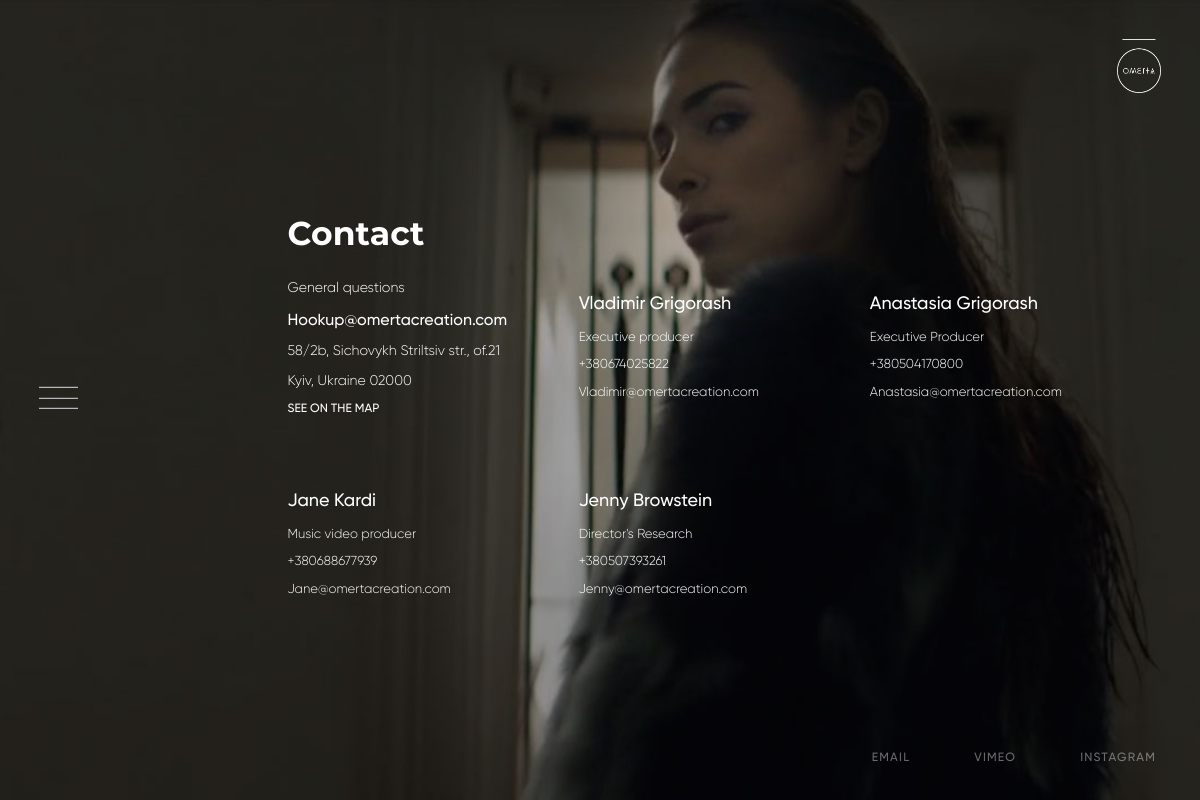
Screenshot of /contacts with the database file from the repository.
### ometa/models.py (models this page shows, shortened)
class Addres(models.Model):
    email = models.EmailField(max_length=30, default='No email')
    place = models.CharField(max_length=120, default='No address')
    link_for_google_maps = models.CharField(max_length=120, default='No link')

class Contact(models.Model):
    name = models.CharField(max_length=30, default='No name')
    position = models.CharField(max_length=30, default='No position')
    phone = PhoneNumberField(default='No phone number')
    email = models.EmailField(max_length=30, default='No email')

### ometa/views.py (the view)
# urls.py: path('contacts', views.contacts, name='contacts'),
def contacts(request):
    contact_list = Contact.objects.all()
    address_list = Addres.objects.all()
    error_cont = ''
    error_address = ''
    if not contact_list:
        error_cont = "Contacts is not added!"
    if not address_list:
        error_address = "Address is not added!"
    context = {
        "contacts": contact_list,
        "addresses": address_list,
        "error_cont": error_cont,
        "error_address": error_address
    }
    return render(request, "partials/contacts.html", context)

### templates/partials/contacts.html (shortened to what this page needs)
{% extends 'base.html' %}
{% block body %}
{% load static %}
    <main class="content" data-page="home">
      <div class="main-screen full-screen">
        <div class="main-screen centered-image full-screen" style="background-image: url(./static/img/contacts-bg.jpg)">
          <div class="contacts">
            <h1 class="contacts__info-item contacts__title">Contact
            </h1>
            <div class="contacts__list">
              {% for obj in addresses %}
              <div class="contacts__item-block contacts__info">
                <span class="contacts__info-item">General questions</span>
                <a class="contacts__info-item contacts__main-contact"
                  href="mailto:{{ obj.email }}">{{ obj.email }}</a>
                  <span class="contacts__info-item contacts__address">{{ obj.place }}</span>
                  <a class="contacts__info-item contacts__coordinates"
                  href="{{ obj.link_for_google_maps }}" target="_blank"
                  title="{{ obj.place }}">see on the map</a>
              </div>
              {% endfor %}
              {% for obj in contacts %}
              <div class="contacts__item-block">
                <div class="contacts__item contacts__name">{{ obj.name }}</div>
                <div class="contacts__item contacts__position">{{ obj.position }}</div><a
                  class="contacts__item contacts__phone" href="tel:{{ obj.phone }}">{{ obj.phone }}</a>
                  <a class="contacts__item contacts__email" href="mailto:{{ obj.email }}">{{ obj.email }}</a>
              </div>
              {% endfor %}
            </div>
          </div>
{% endblock %}

### custom_static/css/index.css (style rules this page uses)
html { font-family: sans-serif; line-height: 1.15; -ms-text-size-adjust: 100%; -webkit-text-size-adjust: 100%; box-sizing: border-box; }
*, *::before, *::after { box-sizing: inherit; }
body { margin: 0; }
article, aside, footer, header, nav, section, figcaption, figure, main { display: block; }
a { background-color: transparent; -webkit-text-decoration-skip: objects; }
a, area, button, input, label, select, textarea { -ms-touch-action: manipulation; touch-action: manipulation; }
h1, h2, h3, h4, h5, h6, p, blockquote, em, img, i, dl, dt, ol, ul, li, video, canvas { margin: 0; padding: 0; border: 0; vertical-align: baseline; }
div, input, textarea, select, button, h1, h2, h3, h4, h5, h6, a, span { outline: none; }
body, html { width: 100vw; max-height: 100vh; overflow: hidden; height: 100vh; background-color: #0d0d0d; color: #ffffff; margin: 0; padding: 0; box-sizing: border-box; }
.main-screen { position: relative; margin: 0; padding: 0; box-sizing: border-box; }
.centered-image { background: no-repeat center; background-size: cover; cursor: default; }
.full-screen { display: block; position: relative; width: 100vw; height: 100vh; overflow: hidden; }
.contacts { position: absolute; top: 50%; width: calc(100% - (50% - 312.5px) - 39px); left: calc(50% - 312.5px); -webkit-transform: translateY(-50%); -ms-transform: translateY(-50%); transform: translateY(-50%); }
.contacts__info { font-family: "Didot Bold", serif; }
.contacts__info-item { display: block; text-decoration: none; text-transform: none; font-family: "Gilroy Light", sans-serif; font-size: 14px; line-height: 2.1; }
.contacts__title { font-family: "Montserrat Bold", serif; font-size: 33px; margin-bottom: 5px; }
.contacts__main-contact { font-family: "Gilroy Medium", sans-serif; color: #fff; display: inline-block; text-decoration: none; font-size: 16px; }
.contacts__address { max-width: 222px; font-family: "Gilroy Light", sans-serif; }
.contacts__coordinates { font-family: "Gilroy Medium", sans-serif; font-size: 12px; text-transform: uppercase; color: #fff; display: block; text-decoration: none; }
.contacts__list { display: -webkit-flex; display: -ms-flexbox; display: flex; -webkit-flex-wrap: wrap; -ms-flex-wrap: wrap; flex-wrap: wrap; }
.contacts__item-block { display: inline-block; width: calc(28.33333%); margin-left: 5%; }
.contacts__item-block:nth-child(3n + 1) { margin-left: 0; }
.contacts__item-block:nth-child(n + 4) { margin-top: 50px; }
.contacts__item { display: block; font-family: "Gilroy Light", sans-serif; font-size: 14px; white-space: nowrap; line-height: 2.1; }
.contacts__name { white-space: nowrap; font-family: "Gilroy Medium", sans-serif; font-size: 20px; margin-top: 12px; }
.contacts__email, .contacts__phone { text-decoration: none; color: #fff; }
@media only screen and (max-width: 1300px) { .contacts { width: calc(100% - (50% - 312.5px) - 39px); left: calc(50% - 312.5px); } }
@media only screen and (max-width: 1300px) { .contacts__item-block { display: inline-block; width: calc(28.33333%); } }
@media only screen and (max-width: 1300px) { .contacts__item { font-size: 13px; } }
@media only screen and (max-width: 1300px) { .contacts__name { font-size: 18px; } }
.centered-image { background-image: none; }

### rows the page displays
Addres: email "Hookup@omertacreation.com", place "58/2b, Sichovykh Striltsiv str., of.21 Kyiv, Ukraine 02000"
Contact: name "Vladimir Grigorash", position "Executive producer", phone "+380674025822", email "Vladimir@omertacreation.com"
Contact: name "Anastasia Grigorash", position "Executive Producer", phone "+380504170800", email "Anastasia@omertacreation.com"
Contact: name "Jane Kardi", position "Music video producer", phone "+380688677939", email "Jane@omertacreation.com"
Contact: name "Jenny Browstein", position "Director's Research", phone "+380507393261", email "Jenny@omertacreation.com"
